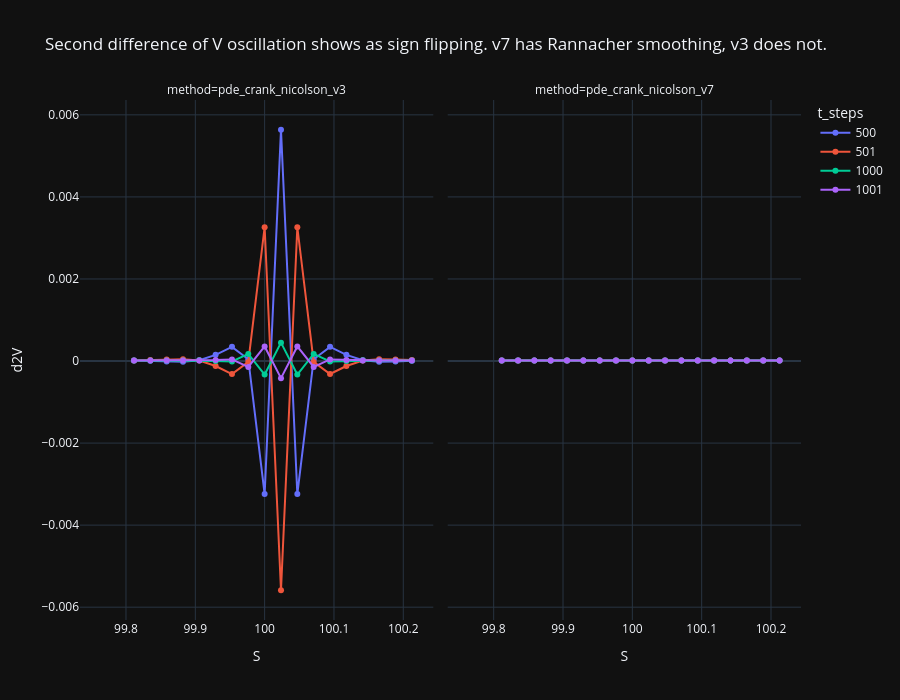

Notebook code cell kept with this figure:
### Markdown cell above
# Oscillations near K for European Options priced with CN with/without smoothing

### Code cell
# in data saved we only keep the result (price at chosen S0), will redo to get a window around strike for each method (and for each
K = 100
T_STEPS = [500,501,1000, 1001]
WIN = 10

rows = []

fns = [pde_crank_nicolson_v3, pde_crank_nicolson_v7]
for fn in fns:
    for t_steps in T_STEPS:
        V, grid = fn(K, S0, r, T, sigma, s_steps=9000, t_steps=t_steps)
        S = grid['S']
        i = np.searchsorted(S, K)
        sl = slice(max(i - WIN, 0), i + WIN)
        rows.append(pd.DataFrame({
            'S': S[sl],
            'result': V[sl],
            'method': fn.__name__,
            't_steps': str(t_steps),   # string -> discrete colors
        }))

check_oscillations = pd.concat(rows, ignore_index=True)
check_oscillations['d2V'] = check_oscillations.groupby(['method', 't_steps'])['result'].transform(
    lambda s: s.diff().diff())

fig = px.line(check_oscillations, x='S', y='d2V', color='t_steps',
        facet_col='method', facet_col_wrap=3, markers=True, height=700,
        title='Second difference of V oscillation shows as sign flipping. v7 has Rannacher smoothing, v3 does not.')
fig.show()

Path("/figures").mkdir(parents=True, exist_ok=True)
fig.write_image("figures/effect_of_rannacher_smoothing.png", scale=2, width=1100, height=650)
check_oscillations

### Figure 1 — Plotly figure (JSON) as saved in the notebook; plotly's stock layout.template omitted (floating-point values rounded to 4 significant figures)
{"data": [{"hovertemplate": "t_steps=500<br>method=pde_crank_nicolson_v3<br>S=%{x}<br>d2V=%{y}<extra></extra>", "legendgroup": "500", "line": {"color": "#636efa", "dash": "solid"}, "marker": {"symbol": "circle"}, "mode": "lines+markers", "name": "500", "orientation": "v", "showlegend": true, "x": [99.76, 99.79, 99.81, 99.84, 99.86, 99.88, 99.91, 99.93, 99.95, 99.98, 100.0, 100.0, 100.0, 100.1, 100.1, 100.1, 100.1, 100.2, 100.2, 100.2], "xaxis": "x", "y": [NaN, NaN, 1.42e-05, 4.447e-06, -1.076e-05, -1.83e-05, 1.806e-05, 0.0001508, 0.0003456, 4.517e-05, -0.003243, 0.005637, -0.003242, 4.495e-05, 0.0003451, 0.0001506, 1.809e-05, -1.819e-05, -1.067e-05, 4.495e-06], "yaxis": "y", "type": "scatter"}, {"hovertemplate": "t_steps=500<br>method=pde_crank_nicolson_v7<br>S=%{x}<br>d2V=%{y}<extra></extra>", "legendgroup": "500", "line": {"color": "#636efa", "dash": "solid"}, "marker": {"symbol": "circle"}, "mode": "lines+markers", "name": "500", "orientation": "v", "showlegend": false, "x": [99.76, 99.79, 99.81, 99.84, 99.86, 99.88, 99.91, 99.93, 99.95, 99.98, 100.0, 100.0, 100.0, 100.1, 100.1, 100.1, 100.1, 100.2, 100.2, 100.2], "xaxis": "x2", "y": [NaN, NaN, 1.395e-05, 1.395e-05, 1.395e-05, 1.396e-05, 1.396e-05, 1.396e-05, 1.396e-05, 1.396e-05, 1.396e-05, 1.396e-05, 1.397e-05, 1.397e-05, 1.397e-05, 1.397e-05, 1.397e-05, 1.397e-05, 1.397e-05, 1.398e-05], "yaxis": "y2", "type": "scatter"}, {"hovertemplate": "t_steps=501<br>method=pde_crank_nicolson_v3<br>S=%{x}<br>d2V=%{y}<extra></extra>", "legendgroup": "501", "line": {"color": "#EF553B", "dash": "solid"}, "marker": {"symbol": "circle"}, "mode": "lines+markers", "name": "501", "orientation": "v", "showlegend": true, "x": [99.76, 99.79, 99.81, 99.84, 99.86, 99.88, 99.91, 99.93, 99.95, 99.98, 100.0, 100.0, 100.0, 100.1, 100.1, 100.1, 100.1, 100.2, 100.2, 100.2], "xaxis": "x", "y": [NaN, NaN, 1.36e-05, 2.326e-05, 3.848e-05, 4.631e-05, 1.06e-05, -0.0001215, -0.0003172, -2.139e-05, 0.003262, -0.005587, 0.003261, -2.116e-05, -0.0003168, -0.0001213, 1.06e-05, 4.624e-05, 3.843e-05, 2.326e-05], "yaxis": "y", "type": "scatter"}, {"hovertemplate": "t_steps=501<br>method=pde_crank_nicolson_v7<br>S=%{x}<br>d2V=%{y}<extra></extra>", "legendgroup": "501", "line": {"color": "#EF553B", "dash": "solid"}, "marker": {"symbol": "circle"}, "mode": "lines+markers", "name": "501", "orientation": "v", "showlegend": false, "x": [99.76, 99.79, 99.81, 99.84, 99.86, 99.88, 99.91, 99.93, 99.95, 99.98, 100.0, 100.0, 100.0, 100.1, 100.1, 100.1, 100.1, 100.2, 100.2, 100.2], "xaxis": "x2", "y": [NaN, NaN, 1.395e-05, 1.395e-05, 1.395e-05, 1.396e-05, 1.396e-05, 1.396e-05, 1.396e-05, 1.396e-05, 1.396e-05, 1.397e-05, 1.397e-05, 1.397e-05, 1.397e-05, 1.397e-05, 1.397e-05, 1.397e-05, 1.397e-05, 1.398e-05], "yaxis": "y2", "type": "scatter"}, {"hovertemplate": "t_steps=1000<br>method=pde_crank_nicolson_v3<br>S=%{x}<br>d2V=%{y}<extra></extra>", "legendgroup": "1000", "line": {"color": "#00cc96", "dash": "solid"}, "marker": {"symbol": "circle"}, "mode": "lines+markers", "name": "1000", "orientation": "v", "showlegend": true, "x": [99.76, 99.79, 99.81, 99.84, 99.86, 99.88, 99.91, 99.93, 99.95, 99.98, 100.0, 100.0, 100.0, 100.1, 100.1, 100.1, 100.1, 100.2, 100.2, 100.2], "xaxis": "x", "y": [NaN, NaN, 1.387e-05, 1.357e-05, 1.379e-05, 1.579e-05, 1.693e-05, 3.201e-06, -1.14e-05, 0.0001725, -0.0003297, 0.0004479, -0.0003295, 0.0001723, -1.136e-05, 3.228e-06, 1.694e-05, 1.581e-05, 1.381e-05, 1.36e-05], "yaxis": "y", "type": "scatter"}, {"hovertemplate": "t_steps=1000<br>method=pde_crank_nicolson_v7<br>S=%{x}<br>d2V=%{y}<extra></extra>", "legendgroup": "1000", "line": {"color": "#00cc96", "dash": "solid"}, "marker": {"symbol": "circle"}, "mode": "lines+markers", "name": "1000", "orientation": "v", "showlegend": false, "x": [99.76, 99.79, 99.81, 99.84, 99.86, 99.88, 99.91, 99.93, 99.95, 99.98, 100.0, 100.0, 100.0, 100.1, 100.1, 100.1, 100.1, 100.2, 100.2, 100.2], "xaxis": "x2", "y": [NaN, NaN, 1.395e-05, 1.395e-05, 1.395e-05, 1.396e-05, 1.396e-05, 1.396e-05, 1.396e-05, 1.396e-05, 1.396e-05, 1.396e-05, 1.397e-05, 1.397e-05, 1.397e-05, 1.397e-05, 1.397e-05, 1.397e-05, 1.397e-05, 1.398e-05], "yaxis": "y2", "type": "scatter"}, {"hovertemplate": "t_steps=1001<br>method=pde_crank_nicolson_v3<br>S=%{x}<br>d2V=%{y}<extra></extra>", "legendgroup": "1001", "line": {"color": "#ab63fa", "dash": "solid"}, "marker": {"symbol": "circle"}, "mode": "lines+markers", "name": "1001", "orientation": "v", "showlegend": true, "x": [99.76, 99.79, 99.81, 99.84, 99.86, 99.88, 99.91, 99.93, 99.95, 99.98, 100.0, 100.0, 100.0, 100.1, 100.1, 100.1, 100.1, 100.2, 100.2, 100.2], "xaxis": "x", "y": [NaN, NaN, 1.403e-05, 1.433e-05, 1.412e-05, 1.214e-05, 1.098e-05, 2.461e-05, 3.936e-05, -0.0001438, 0.0003555, -0.0004172, 0.0003554, -0.0001437, 3.933e-05, 2.461e-05, 1.1e-05, 1.216e-05, 1.414e-05, 1.435e-05], "yaxis": "y", "type": "scatter"}, {"hovertemplate": "t_steps=1001<br>method=pde_crank_nicolson_v7<br>S=%{x}<br>d2V=%{y}<extra></extra>", "legendgroup": "1001", "line": {"color": "#ab63fa", "dash": "solid"}, "marker": {"symbol": "circle"}, "mode": "lines+markers", "name": "1001", "orientation": "v", "showlegend": false, "x": [99.76, 99.79, 99.81, 99.84, 99.86, 99.88, 99.91, 99.93, 99.95, 99.98, 100.0, 100.0, 100.0, 100.1, 100.1, 100.1, 100.1, 100.2, 100.2, 100.2], "xaxis": "x2", "y": [NaN, NaN, 1.395e-05, 1.395e-05, 1.395e-05, 1.396e-05, 1.396e-05, 1.396e-05, 1.396e-05, 1.396e-05, 1.396e-05, 1.397e-05, 1.397e-05, 1.397e-05, 1.397e-05, 1.397e-05, 1.397e-05, 1.397e-05, 1.397e-05, 1.398e-05], "yaxis": "y2", "type": "scatter"}], "layout": {"xaxis": {"anchor": "y", "domain": [0.0, 0.49], "title": {"text": "S"}}, "yaxis": {"anchor": "x", "domain": [0.0, 1.0], "title": {"text": "d2V"}}, "xaxis2": {"anchor": "y2", "domain": [0.51, 1.0], "matches": "x", "title": {"text": "S"}}, "yaxis2": {"anchor": "x2", "domain": [0.0, 1.0], "matches": "y", "showticklabels": false}, "annotations": [{"font": {}, "showarrow": false, "text": "method=pde_crank_nicolson_v3", "x": 0.245, "xanchor": "center", "xref": "paper", "y": 1.0, "yanchor": "bottom", "yref": "paper"}, {"font": {}, "showarrow": false, "text": "method=pde_crank_nicolson_v7", "x": 0.755, "xanchor": "center", "xref": "paper", "y": 1.0, "yanchor": "bottom", "yref": "paper"}], "legend": {"title": {"text": "t_steps"}, "tracegroupgap": 0}, "title": {"text": "Second difference of V oscillation shows as sign flipping. v7 has Rannacher smoothing, v3 does not."}, "height": 700}}
